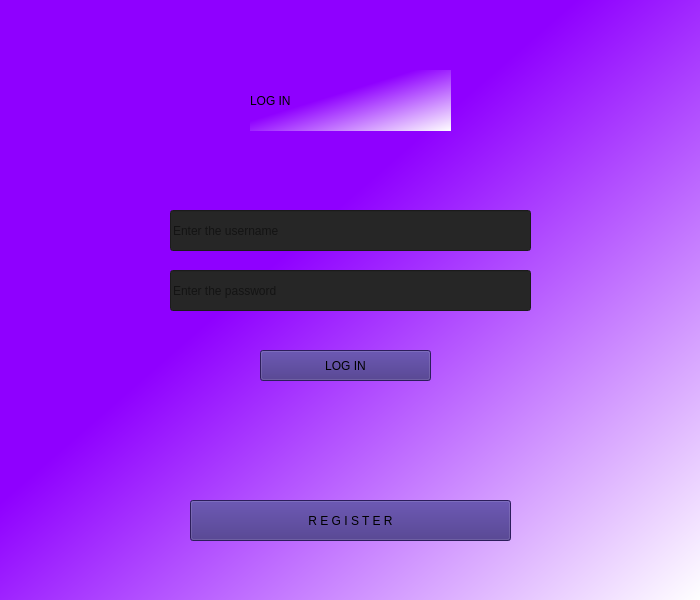
<?xml version="1.0" encoding="UTF-8"?>
<ui version="4.0">
 <class>Form</class>
 <widget class="QWidget" name="Form">
  <property name="geometry">
   <rect>
    <x>0</x>
    <y>0</y>
    <width>700</width>
    <height>600</height>
   </rect>
  </property>
  <property name="windowTitle">
   <string>Form</string>
  </property>
  <property name="autoFillBackground">
   <bool>false</bool>
  </property>
  <property name="styleSheet">
   <string notr="true">background-color:qlineargradient(spread:pad, x1:0.409, y1:0.420455, x2:1, y2:1, stop:0 rgba(143, 0, 255, 255), stop:1 rgba(255, 255, 255, 255))</string>
  </property>
  <widget class="QPushButton" name="pushButtton_register">
   <property name="geometry">
    <rect>
     <x>190</x>
     <y>500</y>
     <width>321</width>
     <height>41</height>
    </rect>
   </property>
   <property name="styleSheet">
    <string notr="true">background-color: rgb(61, 41, 128);</string>
   </property>
   <property name="text">
    <string>R E G I S T E R</string>
   </property>
  </widget>
  <widget class="QPushButton" name="pushButton_stdlogin">
   <property name="geometry">
    <rect>
     <x>260</x>
     <y>350</y>
     <width>171</width>
     <height>31</height>
    </rect>
   </property>
   <property name="styleSheet">
    <string notr="true">background-color: rgb(61, 41, 128);</string>
   </property>
   <property name="text">
    <string>LOG IN</string>
   </property>
  </widget>
  <widget class="QLineEdit" name="username">
   <property name="geometry">
    <rect>
     <x>170</x>
     <y>210</y>
     <width>361</width>
     <height>41</height>
    </rect>
   </property>
   <property name="layoutDirection">
    <enum>Qt::LeftToRight</enum>
   </property>
   <property name="styleSheet">
    <string notr="true">background-color: rgb(38, 38, 38);</string>
   </property>
   <property name="echoMode">
    <enum>QLineEdit::Normal</enum>
   </property>
   <property name="placeholderText">
    <string>Enter the username</string>
   </property>
  </widget>
  <widget class="QLineEdit" name="password">
   <property name="geometry">
    <rect>
     <x>170</x>
     <y>270</y>
     <width>361</width>
     <height>41</height>
    </rect>
   </property>
   <property name="styleSheet">
    <string notr="true">background-color: rgb(38, 38, 38);</string>
   </property>
   <property name="text">
    <string/>
   </property>
   <property name="echoMode">
    <enum>QLineEdit::Password</enum>
   </property>
   <property name="placeholderText">
    <string>Enter the password</string>
   </property>
  </widget>
  <widget class="QLabel" name="label">
   <property name="geometry">
    <rect>
     <x>250</x>
     <y>70</y>
     <width>201</width>
     <height>61</height>
    </rect>
   </property>
   <property name="styleSheet">
    <string notr="true">font: 64pt &quot;.AppleSystemUIFont&quot;;</string>
   </property>
   <property name="text">
    <string>LOG IN</string>
   </property>
  </widget>
 </widget>
 <resources/>
 <connections/>
</ui>
